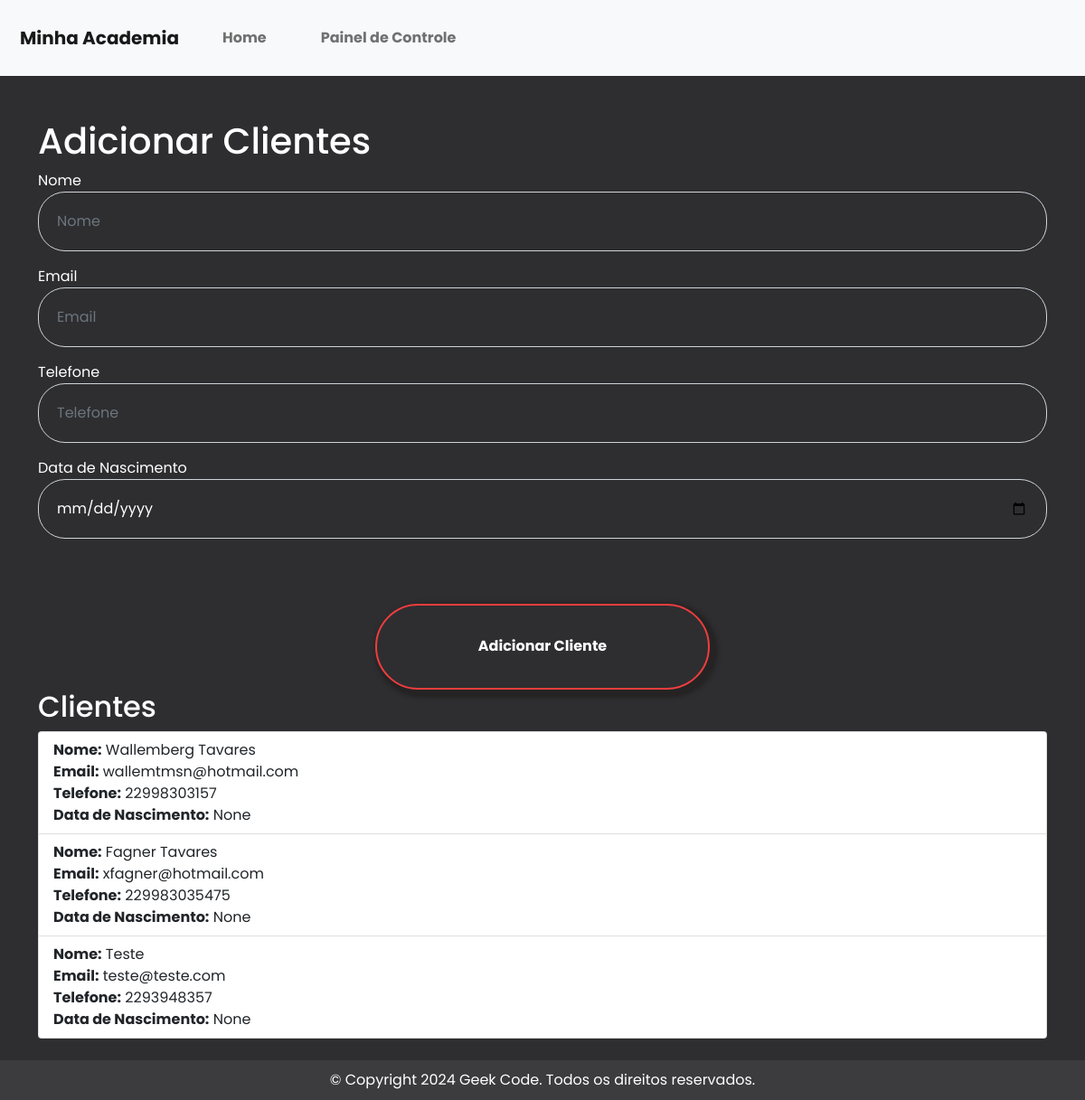
Page /painel on the committed database.
### app/models.py (models this page shows)
class Cliente(db.Model):
    id = db.Column(db.Integer, primary_key=True)
    nome = db.Column(db.String(100), nullable=False)
    email = db.Column(db.String(100), unique=True, nullable=False)
    telefone = db.Column(db.String(20))
    data_nascimento = db.Column(db.Date)

### app/routes.py (the view)
@app.route('/painel')
def painel():
    clientes = Cliente.query.all()
    return render_template('painel.html', clientes=clientes)

### app/templates/painel.html (shortened to what this page needs)
<!DOCTYPE html>
<html lang="en">
<head>
    <link href="https://cdn.jsdelivr.net/npm/bootstrap@5.1.3/dist/css/bootstrap.min.css" rel="stylesheet">
    <link rel="stylesheet" href="{{ url_for('static', filename='/css/styles.css') }}">
</head>
<body>
    <nav class="navbar navbar-expand-lg navbar-light bg-light">
        <a class="navbar-brand" href="#">Minha Academia</a>
        <div class="collapse navbar-collapse" id="navbarNav">
            <ul class="navbar-nav">
                <li class="nav-item">
                    <a class="nav-link" href="{{ url_for('index') }}">Home</a>
                </li>
                <li class="nav-item active">
                    <a class="nav-link" href="{{ url_for('painel') }}">Painel de Controle</a>
                </li>
            </ul>
        </div>
    </nav>
    <div class="container mt-5">
        <h1>Adicionar Clientes</h1>
        <form action="{{ url_for('add_cliente') }}" method="post" class="mb-4">
            <div class="form-group">
                <label for="nome">Nome</label>
                <input type="text" class="form-control" id="nome" name="nome" placeholder="Nome" required>
            </div>
            <div class="form-group">
                <label for="email">Email</label>
                <input type="email" class="form-control" id="email" name="email" placeholder="Email" required>
            </div>
            <div class="form-group">
                <label for="telefone">Telefone</label>
                <input type="text" class="form-control" id="telefone" name="telefone" placeholder="Telefone">
            </div>
            <div class="form-group">
                <label for="data_nascimento">Data de Nascimento</label>
                <input type="date" class="form-control" id="data_nascimento" name="data_nascimento">
            </div>
            <div class="form-group button-container">
            <button type="submit" class="btn">Adicionar Cliente</button>
            </div>
        <h2>Clientes</h2>
        <ul class="list-group">
            {% for cliente in clientes %}
                <li class="list-group-item">
                    <strong>Nome:</strong> {{ cliente.nome }} <br>
                    <strong>Email:</strong> {{ cliente.email }} <br>
                    <strong>Telefone:</strong> {{ cliente.telefone }} <br>
                    <strong>Data de Nascimento:</strong> {{ cliente.data_nascimento }}
                </li>
            {% endfor %}
        </ul>
    </div>
    <section>
        <footer>
          <p>© Copyright 2024 Geek Code. Todos os direitos reservados.</p>
        </footer>
      </section>
</body>
</html>

### app/static/css/styles.css (style rules this page uses)
* { margin: 0; padding: 0; box-sizing: border-box; }
body { background-color: #2E2E31; font-family: poppins; color: white; }
.navbar { padding: 20px 0 20px 0; background-color: rgba(46, 46, 49, 0.7); }
nav a { font-weight: bolder; border: 2px solid transparent; margin-left:20px; margin-right:20px }
.form-control { background-color: rgba(0, 0, 0, 0.0); padding: 20px; border-radius: 30px; color: white; }
footer { background-color: #3c3c3f; text-align: center; color: white; }
footer p { padding: 10px; margin-bottom: -10px; }
.btn { padding: 3% 10% 3% 10%; margin-top: 5%; border-radius: 50px; border: 2px rgb(240, 61, 61) solid; box-shadow: 4px 4px 4px 5px #252323; font-weight: bold; color: white; }
.button-container { display: flex; justify-content: center; }

### rows in the picture
Cliente: nome "Wallemberg Tavares", email "wallemtmsn@hotmail.com", telefone "22998303157", data_nascimento "None"
Cliente: nome "Fagner Tavares", email "xfagner@hotmail.com", telefone "229983035475", data_nascimento "None"
Cliente: nome "Teste", email "teste@teste.com", telefone "2293948357", data_nascimento "None"
